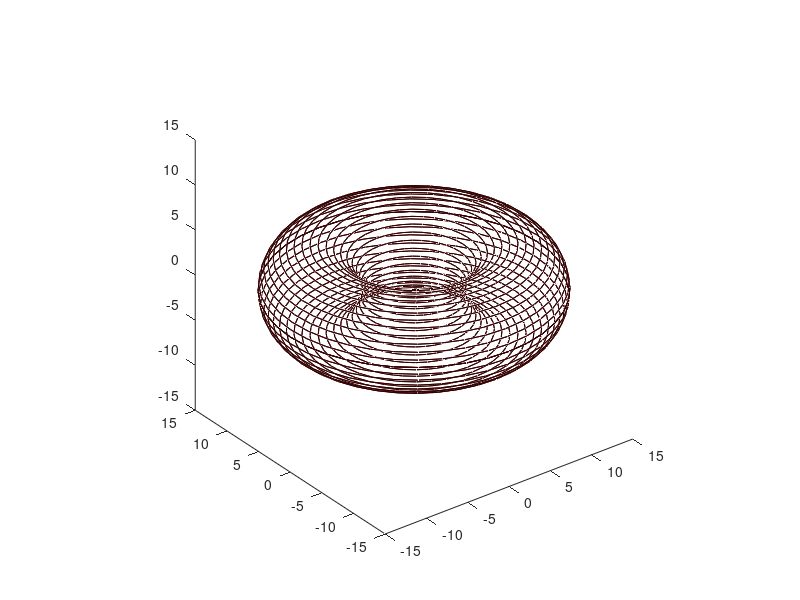
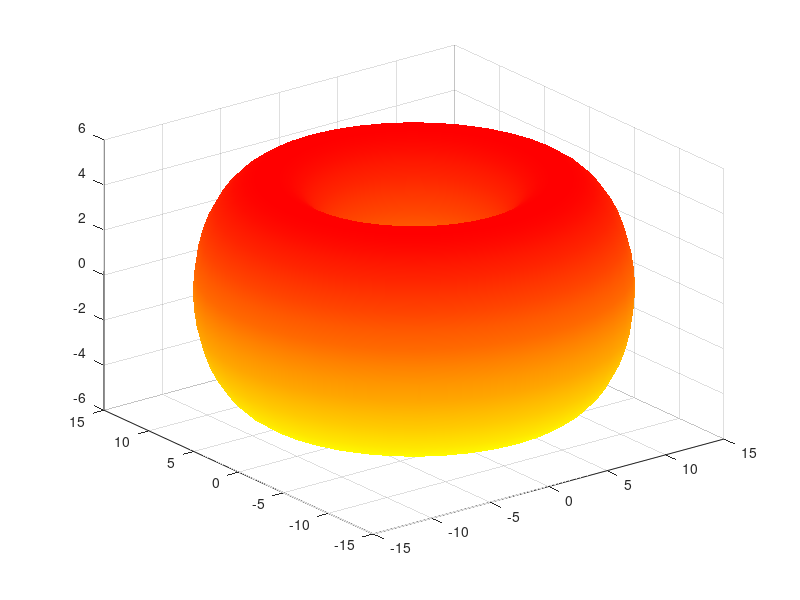
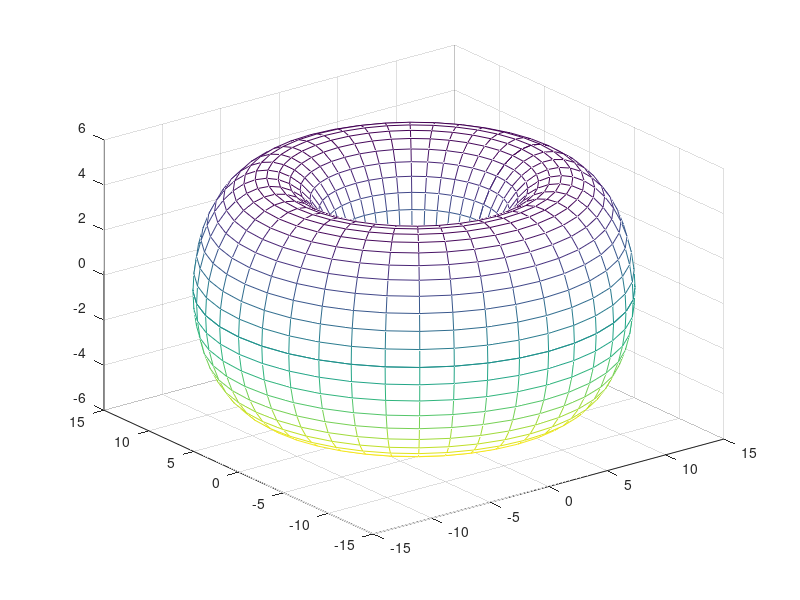

Here is the MATLAB script that generated these plots, in order:
% torus

clear; close all; clc;
R = 10; 
r = 5;
theta = 0:pi/20:2*pi;
phi = 0:pi/20:2*pi;

[PHI, THETA] = meshgrid(phi, theta);
X = (R+r*cos(PHI)).*cos(THETA);
Y = (R+r*cos(PHI)).*sin(THETA);
Z = r*sin(PHI);

brown = [0.2, 0, 0];
plot3(X,Y,Z, 'Color', brown);
hold on;
plot3(X,Y,Z, 'Color', brown);
axis equal;

figure
surf(X,Y,Z, -Z);
colormap autumn;
shading interp;
figure
mesh(X, Y, Z, -Z);
